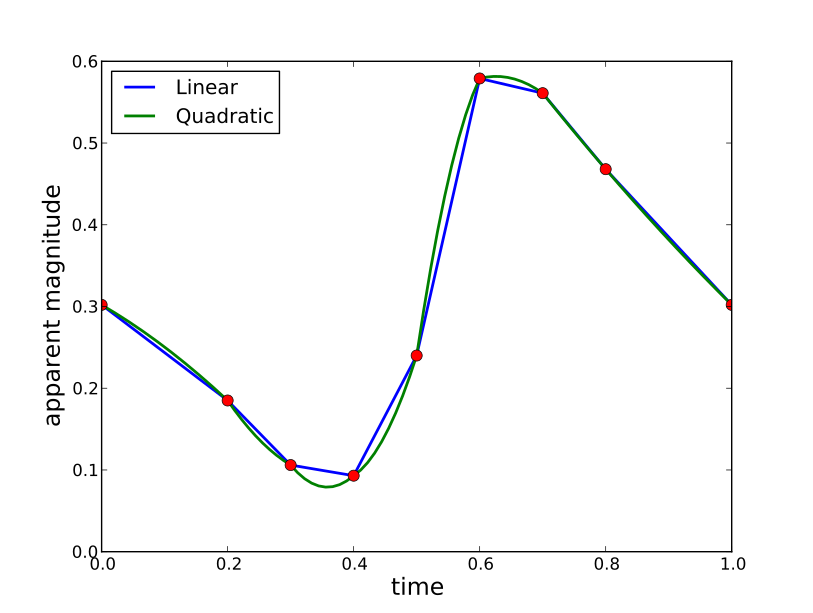

Generate this figure with Python:
#!/usr/bin/python

import numpy as np
import pylab 
import matplotlib.pyplot as plt
from math import pi,pow, sqrt




def flin(a, x):
	b = apmag[a]
	c = (apmag[a+1]-apmag[a])/(time[a+1]-time[a])
	return b + c*(x-time[a])

def fquad(a, x):
	b = (x- time[a+1])*(x - time[a+2])*apmag[a]/((time[a]- time[a+1])*(time[a]-time[a+2]))
	c = (x - time[a])*(x - time[a+2])*apmag[a+1]/((time[a+1]-time[a])*(time[a+1]-time[a+2]))
	d = (x - time[a])*(x - time[a+1])*apmag[a+2]/((time[a+2]-time[a])*(time[a+2]-time[a+1]))
	return b+c+d



# MAIN ##################################

time = [0.0, 0.2, 0.3, 0.4, 0.5, 0.6, 0.7, 0.8, 1.0]
apmag = [0.302, 0.185, 0.106, 0.093, 0.24, 0.579, 0.561, 0.468, 0.302]
num = 10

for t in range(0, 8):
	xvar = np.linspace(time[t], time[t+1], num)
	plin = np.zeros(num)
	for k in range (0, num):
		plin[k] = flin(t, xvar[k])
	if t ==0:
		plt. plot(xvar, plin, 'b', linewidth=2, label='Linear')
	else:
		plt. plot(xvar, plin, 'b', linewidth=2)
	
for t in range(0, 7):
	xvar = np.linspace(time[t], time[t+1], num)
	pquad = np.zeros(num)
	for k in range (0, num):
		pquad[k] = fquad(t, xvar[k])
	plt. plot(xvar, pquad, 'g', linewidth=2)

xvar = np.linspace(time[7], time[7+1], num)
pquad = np.zeros(num)
for k in range (0, num):
	pquad[k] = fquad(6, xvar[k])
plt. plot(xvar, pquad, 'g', linewidth=2, label='Quadratic')

plt. plot(time, apmag, 'r.', marker='o', ms= 8)
plt.xlabel('time', fontsize= 17)
plt.ylabel('apparent magnitude', fontsize= 17)
pylab.legend(loc=2)
plt.show()
